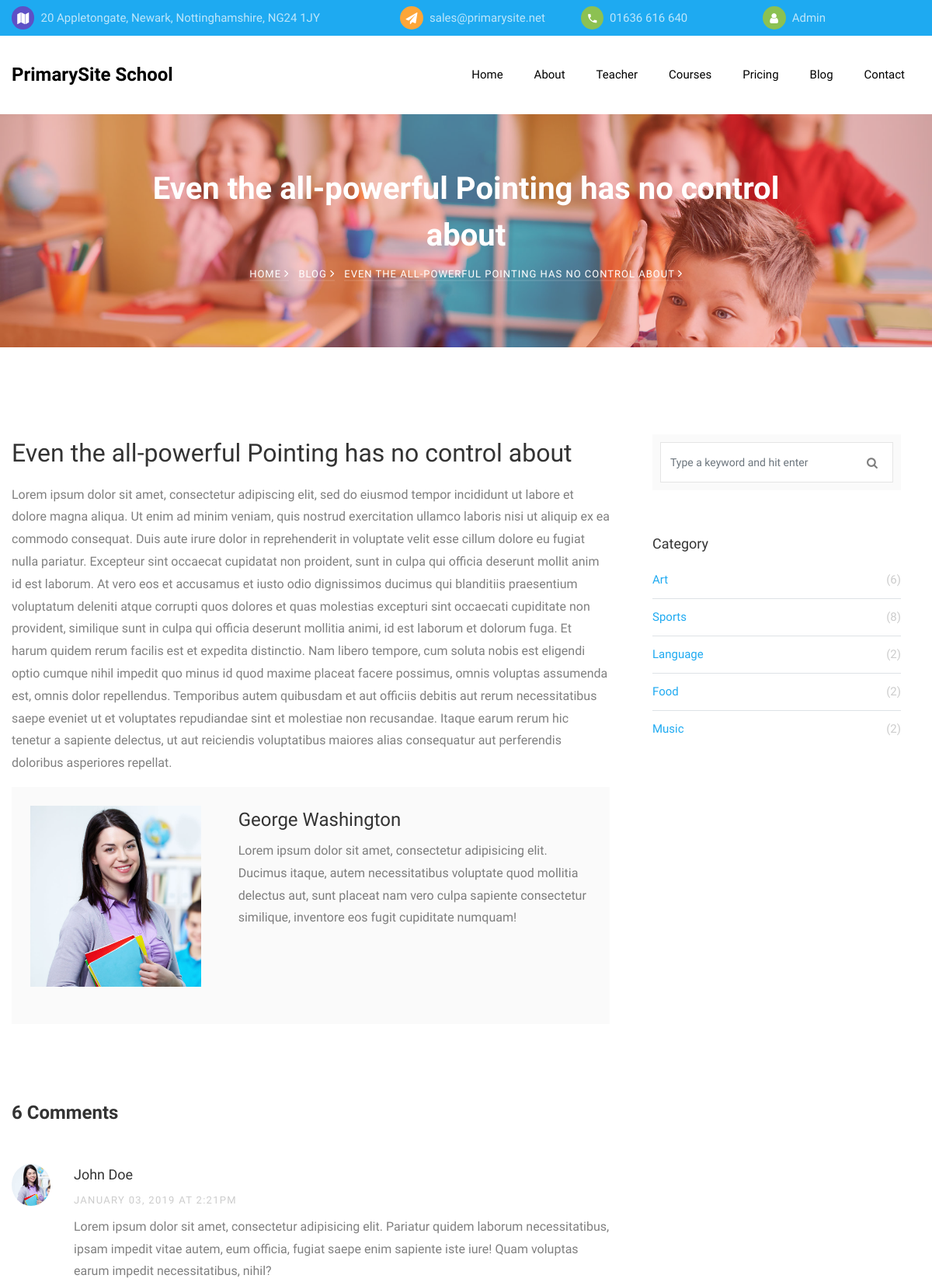
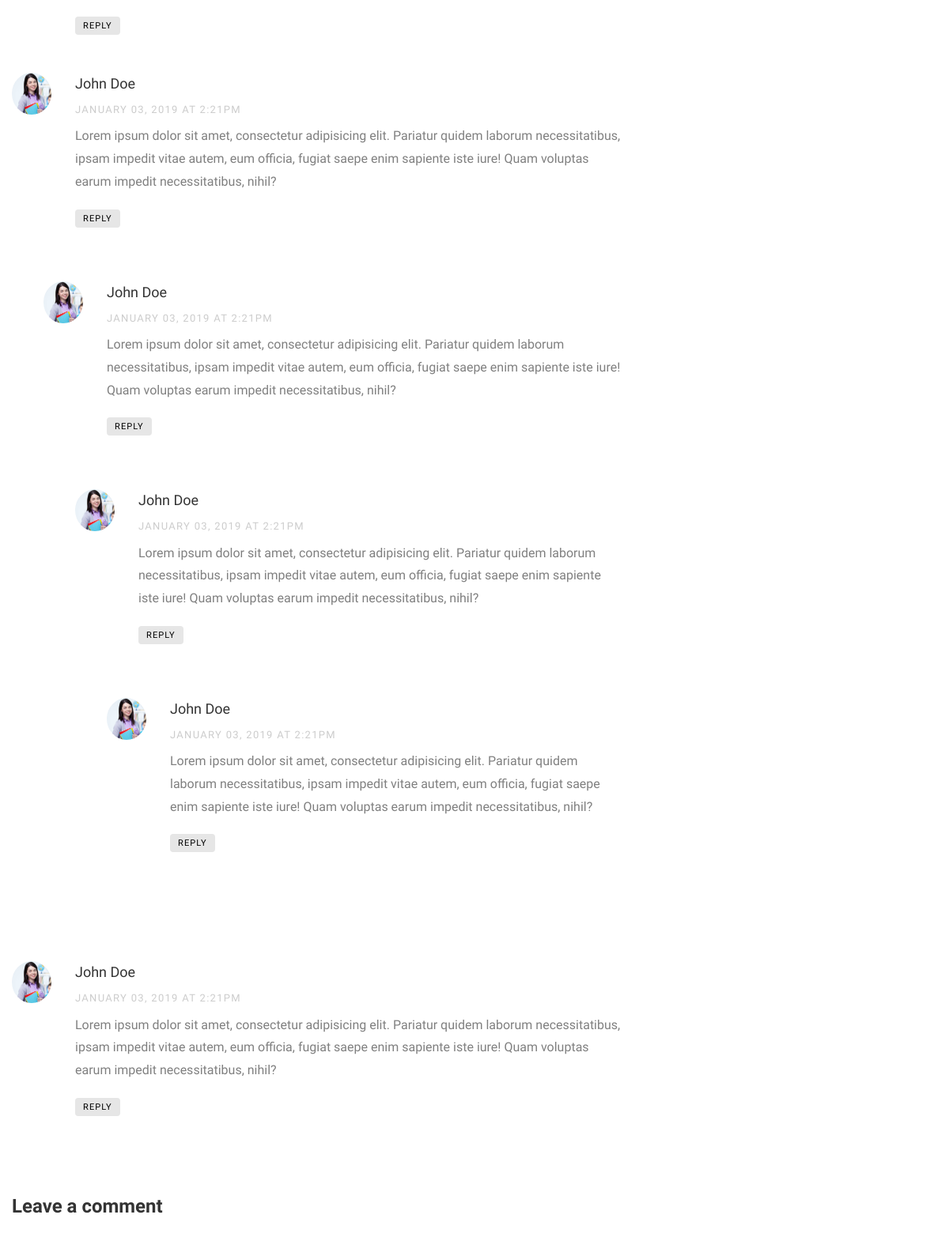
Page /blog/2 (upper part) on the committed database (2 pictures, top to bottom).
### pages/models.py (models this page shows, shortened)
class Setting(models.Model):
    class Meta:
        db_table = 'kiddos_settings'
    name = models.CharField('Name', primary_key=True,
                            max_length=50, blank=False, null=False)
    value = models.TextField('Value', blank=True, null=True)

class BlogPost(models.Model):
    class Meta:
        db_table = 'kiddos_blog_post'
    title = models.CharField('Title', max_length=128, blank=False, null=False)
    short_desc = models.CharField('Short Description', max_length=256)
    body = models.TextField('Body')
    tags = models.CharField(_('Tags'), max_length=128,
                            blank=True, null=False, default='')
    image = models.ImageField('Image', upload_to='images/%Y/%m/%d/')
    is_published = models.BooleanField(_('Is published!'), default=True)
    create_date = models.DateTimeField(verbose_name=_('Creation Date'),
                                       default=datetime.now, blank=True)
    create_user = models.ForeignKey(
        settings.AUTH_USER_MODEL,
        on_delete=models.CASCADE,
        related_name='+',
        blank=True,
        null=True,
        verbose_name=_('Created by'),
    )

### pages/views.py (the view)
# urls.py: path('blog/<int:id>', views.blog_single, name='blog-single'),
def blog_single(request, id):
    blog_post = models.BlogPost.objects.get(pk=id)
    return render(request, 'pages/blog-single.html', {'blog_post': blog_post})

### pages/views.py (called while the page is built)
def render(request, template, data=None):
    if data is None:
        data = {}
    data.update(services.get_website_settings())
    return _render(request, template, data)

### templates/pages/blog-single.html (shortened to what this page needs)
{% extends 'base.html' %}
{% load static %}
{% load humanize %}
{% block content %}
<section class="hero-wrap hero-wrap-2" style="background-image: url('{% static 'images/bg_2.jpg'%}');">
    <div class="overlay"></div>
    <div class="container">
        <div class="row no-gutters slider-text align-items-center justify-content-center">
            <div class="col-md-9 ftco-animate text-center">
                <h1 class="mb-2 bread">{{ blog_post.title }}</h1>
                <p class="breadcrumbs">
                    <span class="mr-2"><a href="{% url 'index' %}">Home <i class="ion-ios-arrow-forward"></i></a></span>
                    <span class="mr-2"><a href="{% url 'blog' %}">Blog <i class="ion-ios-arrow-forward"></i></a></span>
                    <span>{{ blog_post.title }} <i class="ion-ios-arrow-forward"></i></span>
                </p>
            </div>
        </div>
    </div>
</section>
<section class="ftco-section">
    <div class="container">
        <div class="row">
            <div class="col-lg-8 ftco-animate">
                <h2 class="mb-3">{{ blog_post.title }}</h2>
                <p>{{ blog_post.body|safe }}</p>
                <div class="about-author d-flex p-4 bg-light">
                    <div class="bio mr-5">
                        <img src="images/teacher-1.jpg" alt="Image placeholder" class="img-fluid mb-4">
                    </div>
                    <div class="desc">
                        <h3>George Washington</h3>
                        <p>Lorem ipsum dolor sit amet, consectetur adipisicing elit. Ducimus itaque, autem
                            necessitatibus voluptate quod mollitia delectus aut, sunt placeat nam vero culpa sapiente
                            consectetur similique, inventore eos fugit cupiditate numquam!</p>
                    </div>
                </div>
                <div class="pt-5 mt-5">
                    <h3 class="mb-5 h4 font-weight-bold">6 Comments</h3>
                    <ul class="comment-list">
                        <li class="comment">
                            <div class="vcard bio">
                                <img src="images/teacher-1.jpg" alt="Image placeholder">
                            </div>
                            <div class="comment-body">
                                <h3>John Doe</h3>
                                <div class="meta mb-2">January 03, 2019 at 2:21pm</div>
                                <p>Lorem ipsum dolor sit amet, consectetur adipisicing elit. Pariatur quidem laborum
                                    necessitatibus, ipsam impedit vitae autem, eum officia, fugiat saepe enim sapiente
                                    iste iure! Quam voluptas earum impedit necessitatibus, nihil?</p>
                                <p><a href="#" class="reply">Reply</a></p>
                            </div>
                        </li>
                        <li class="comment">
                            <div class="vcard bio">
                                <img src="images/teacher-1.jpg" alt="Image placeholder">
                            </div>
                            <div class="comment-body">
                                <h3>John Doe</h3>
                                <div class="meta mb-2">January 03, 2019 at 2:21pm</div>
                                <p>Lorem ipsum dolor sit amet, consectetur adipisicing elit. Pariatur quidem laborum
                                    necessitatibus, ipsam impedit vitae autem, eum officia, fugiat saepe enim sapiente
                                    iste iure! Quam voluptas earum impedit necessitatibus, nihil?</p>
                                <p><a href="#" class="reply">Reply</a></p>
                            </div>
                            <ul class="children">
                                <li class="comment">
                                    <div class="vcard bio">
                                        <img src="images/teacher-1.jpg" alt="Image placeholder">
                                    </div>
                                    <div class="comment-body">
                                        <h3>John Doe</h3>
                                        <div class="meta mb-2">January 03, 2019 at 2:21pm</div>
                                        <p>Lorem ipsum dolor sit amet, consectetur adipisicing elit. Pariatur quidem
                                            laborum necessitatibus, ipsam impedit vitae autem, eum officia, fugiat saepe
                                            enim sapiente iste iure! Quam voluptas earum impedit necessitatibus, nihil?
                                        </p>
                                        <p><a href="#" class="reply">Reply</a></p>
                                    </div>
                                    <ul class="children">
                                        <li class="comment">
                                            <div class="vcard bio">
                                                <img src="images/teacher-1.jpg" alt="Image placeholder">
                                            </div>
                                            <div class="comment-body">
                                                <h3>John Doe</h3>
                                                <div class="meta mb-2">January 03, 2019 at 2:21pm</div>
                                                <p>Lorem ipsum dolor sit amet, consectetur adipisicing elit. Pariatur
                                                    quidem laborum necessitatibus, ipsam impedit vitae autem, eum
                                                    officia, fugiat saepe enim sapiente iste iure! Quam voluptas earum
                                                    impedit necessitatibus, nihil?</p>
                                                <p><a href="#" class="reply">Reply</a></p>
                                            </div>
                                            <ul class="children">
                                                <li class="comment">
                                                    <div class="vcard bio">
                                                        <img src="images/teacher-1.jpg" alt="Image placeholder">
                                                    </div>
                                                    <div class="comment-body">
                                                        <h3>John Doe</h3>
                                                        <div class="meta mb-2">January 03, 2019 at 2:21pm</div>
                                                        <p>Lorem ipsum dolor sit amet, consectetur adipisicing elit.
                                                            Pariatur quidem laborum necessitatibus, ipsam impedit vitae
                                                            autem, eum officia, fugiat saepe enim sapiente iste iure!
                                                            Quam voluptas earum impedit necessitatibus, nihil?</p>
                                                        <p><a href="#" class="reply">Reply</a></p>
                                                    </div>
                                                </li>
                                            </ul>
                                        </li>
                                    </ul>
                                </li>
                            </ul>
                        </li>
                        <li class="comment">
                            <div class="vcard bio">
                                <img src="images/teacher-1.jpg" alt="Image placeholder">
                            </div>
                            <div class="comment-body">
                                <h3>John Doe</h3>
                                <div class="meta mb-2">January 03, 2019 at 2:21pm</div>
                                <p>Lorem ipsum dolor sit amet, consectetur adipisicing elit. Pariatur quidem laborum
                                    necessitatibus, ipsam impedit vitae autem, eum officia, fugiat saepe enim sapiente
                                    iste iure! Quam voluptas earum impedit necessitatibus, nihil?</p>
                                <p><a href="#" class="reply">Reply</a></p>
                            </div>
                        </li>
                    </ul>
                    <div class="comment-form-wrap pt-5">
                        <h3 class="mb-5 h4 font-weight-bold">Leave a comment</h3>
                    </div>
                </div>
            </div>
            <div class="col-lg-4 sidebar ftco-animate">
                <div class="sidebar-box">
                    <form action="#" class="search-form">
                        <div class="form-group">
                            <span class="icon icon-search"></span>
                            <input type="text" class="form-control" placeholder="Type a keyword and hit enter">
                        </div>
                    </form>
                </div>
                <div class="sidebar-box ftco-animate">
                    <h3>Category</h3>
                    <ul class="categories">
                        <li><a href="#">Art <span>(6)</span></a></li>
                        <li><a href="#">Sports <span>(8)</span></a></li>
                        <li><a href="#">Language <span>(2)</span></a></li>
                        <li><a href="#">Food <span>(2)</span></a></li>
                        <li><a href="#">Music <span>(2)</span></a></li>
                    </ul>
                </div>
            </div>
        </div>
    </div>
</section>
{% endblock %}

### templates/partials/_topbar.html
<div class="py-2 bg-primary">
    <div class="container">
        <div class="row no-gutters d-flex align-items-start align-items-center px-3 px-md-0">
            <div class="col-lg-12 d-block">
                <div class="row d-flex">
                    <div class="col-md-5 pr-4 d-flex topper align-items-center">
                        <div class="icon bg-fifth mr-2 d-flex justify-content-center align-items-center"><span
                                class="icon-map"></span></div>
                        <span class="text">{{ settings_address }}</span>
                    </div>
                    <div class="col-md pr-4 d-flex topper align-items-center">
                        <div class="icon bg-secondary mr-2 d-flex justify-content-center align-items-center"><span
                                class="icon-paper-plane"></span></div>
                        <a href="mailto:{{ settings_email }}"><span class="text">{{ settings_email }}</span></a>
                    </div>
                    <div class="col-md pr-4 d-flex topper align-items-center">
                        <div class="icon bg-tertiary mr-2 d-flex justify-content-center align-items-center"><span
                                class="icon-phone2"></span></div>
                        <span class="text">{{ settings_phone_no }}</span>
                    </div>
                    <div class="col-md pr-4 d-flex topper align-items-center">
                        <div class="icon bg-tertiary mr-2 d-flex justify-content-center align-items-center"><span
                                class="icon-user"></span></div>
                        <a href="{% url 'admin:login' %}"><span class="text">Admin</span></a>
                    </div>
                </div>
            </div>
        </div>
    </div>
</div>

### templates/partials/_navbar.html (shortened to what this page needs)
<nav class="navbar navbar-expand-lg navbar-dark bg-dark ftco_navbar ftco-navbar-light" id="ftco-navbar">
    <div class="container d-flex align-items-center">
        <a class="navbar-brand" href="{% url 'index' %}">{{ settings_website_name }}</a>
        <div class="collapse navbar-collapse" id="ftco-nav">
            <ul class="navbar-nav ml-auto">
                <li {% if '/' == request.path %} class="nav-item active" {% else %} class="nav-item" {% endif %}><a
                        href="{% url 'index' %}" class="nav-link pl-0">Home</a></li>
                <li {% if '/about' == request.path %} class="nav-item active" {% else %} class="nav-item" {% endif %}><a
                        href="{% url 'about' %}" class="nav-link">About</a></li>
                <li {% if '/teacher' == request.path %} class="nav-item active" {% else %} class="nav-item" {% endif %}>
                    <a href="{% url 'teacher' %}" class="nav-link">Teacher</a></li>
                <li {% if '/courses' == request.path %} class="nav-item active" {% else %} class="nav-item" {% endif %}>
                    <a href="{% url 'courses' %}" class="nav-link">Courses</a></li>
                <li {% if '/pricing' == request.path %} class="nav-item active" {% else %} class="nav-item" {% endif %}>
                    <a href="{% url 'pricing' %}" class="nav-link">Pricing</a></li>
                <li {% if '/blog' == request.path %} class="nav-item active" {% else %} class="nav-item" {% endif %}><a
                        href="{% url 'blog' %}" class="nav-link">Blog</a></li>
                <li {% if '/contact' == request.path %} class="nav-item active" {% else %} class="nav-item" {% endif %}>
                    <a href="{% url 'contact' %}" class="nav-link">Contact</a></li>
            </ul>
        </div>
    </div>
</nav>

### kiddos/static/css/icomoon.css (style rules this page uses)
[class^="icon-"], [class*=" icon-"] { font-family: 'icomoon' !important; speak: none; font-style: normal; font-weight: normal; font-variant: normal; text-transform: none; line-height: 1; -webkit-font-smoothing: antialiased; -moz-osx-font-smoothing: grayscale; }
.icon-search:before { content: "\f002"; }
.icon-user:before { content: "\f007"; }
.icon-paper-plane:before { content: "\f1d8"; }
.icon-map:before { content: "\f279"; }
.icon-phone2:before { content: "\e0cd"; }

### rows in the picture
Setting: value "20 Appletongate, Newark, Nottinghamshire, NG24 1JY"
Setting: value "sales@primarysite.net"
Setting: value "01636 616 640"
Setting: value "PrimarySite School"
BlogPost: title "Even the all-powerful Pointing has no control about", title "EVEN THE ALL-POWERFUL POINTING HAS NO CONTROL ABOUT", body "Lorem ipsum dolor sit amet, consectetur adipiscing elit, sed do eiusmod tempor incididunt ut labore et dolore magna aliqua. Ut enim ad minim veniam, quis nostrud exercitation ullamco laboris nisi ut aliquip ex ea commodo consequat. Duis aute irure dolor in reprehenderit in voluptate velit esse cillum dolore eu fugiat nulla pariatur. Excepteur sint occaecat cupidatat non proident, sunt in culpa qui officia deserunt mollit anim id est laborum. At vero eos et accusamus et iusto odio dignissimos ducimus qui blanditiis praesentium voluptatum deleniti atque corrupti quos dolores et quas molestias excepturi sint occaecati cupiditate non provident, similique sunt in culpa qui officia deserunt…"
